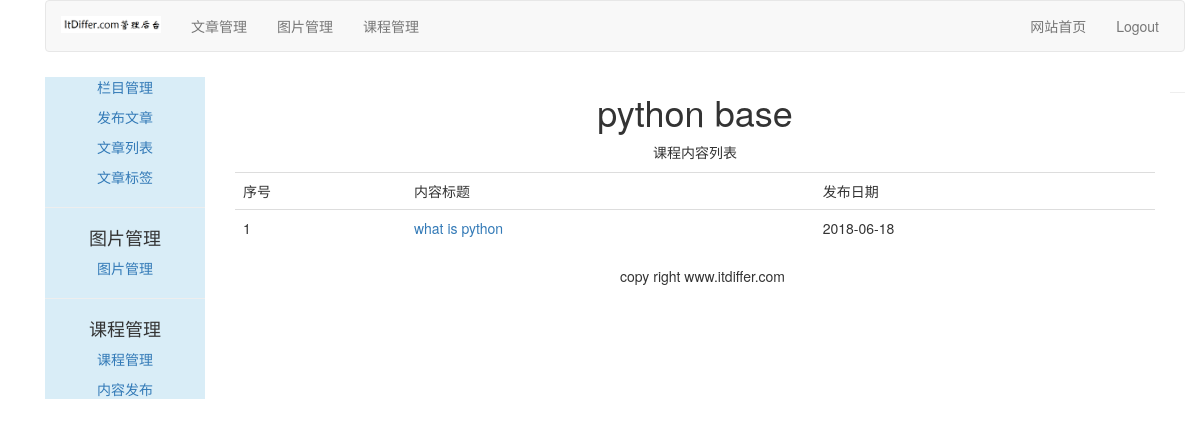
/course/list-lessons/6/, run on the app's committed database.
### course/models.py (models this page shows, shortened)
class Course(models.Model):
    user = models.ForeignKey(User, on_delete=models.CASCADE, related_name='courses_user')
    title = models.CharField(max_length=200)
    slug = models.SlugField(max_length=200, unique=True)
    overview = models.TextField()
    created = models.DateTimeField(auto_now_add=True)
    student = models.ManyToManyField(User, related_name="courses_joined", blank=True)
    class Meta:
        ordering = ('-created',)

class Lesson(models.Model):
    user = models.ForeignKey(User, on_delete=models.CASCADE, related_name='lesson_user')
    course = models.ForeignKey(Course, on_delete=models.CASCADE, related_name='lesson')
    title = models.CharField(max_length=200)
    video = models.FileField(upload_to=user_directory_path)    #①
    description = models.TextField(blank=True)
    attach = models.FileField(blank=True, upload_to=user_directory_path)    #②
    created = models.DateTimeField(auto_now_add=True)
    order = OrderField(blank=True, for_fields=['course'])
    class Meta:
        ordering = ['order']

### course/views.py (the view)
# urls.py: path('list-lessons/<int:course_id>/', ListLessonsView.as_view(), name="list_lessons"),
class ListLessonsView(LoginRequiredMixin, TemplateResponseMixin, View):    #②
    login_url = "/account/login/"
    template_name = 'course/manage/list_lessons.html'    #③
    def get(self, request, course_id):    #④
        course = get_object_or_404(Course, id=course_id)    #⑤
        return self.render_to_response({'course':course})    #⑥

### templates/course/manage/list_lessons.html (shortened to what this page needs)
{% extends "article/base.html" %}
{% block content %}
<div>
    <div class='text-center'>
      <h1>{{ course.title }}</h1>
        <p>课程内容列表</p>
    </div>
    <table class="table table-hover" style="margin-top:10px">
    	<tr>
    		<td>序号</td>
            <td>内容标题</td>
            <td>发布日期</td>
    	</tr>
    	{% for lesson in course.lesson.all %}
    	<tr id={{ forloop.counter }}>
    		<td>{{ forloop.counter }}</td>
    		<td><a href="{% url 'course:detail_lesson' lesson.id %}">{{ lesson.title }}</a></td>
    		<td>{{ lesson.created|date:"Y-m-d" }}</td>
    	</tr>
    	{% endfor %}
    </table>
</div>
{% endblock %}

### data on the page
Course: title "python base"
Lesson: title "what is python", created "2018-06-18"
